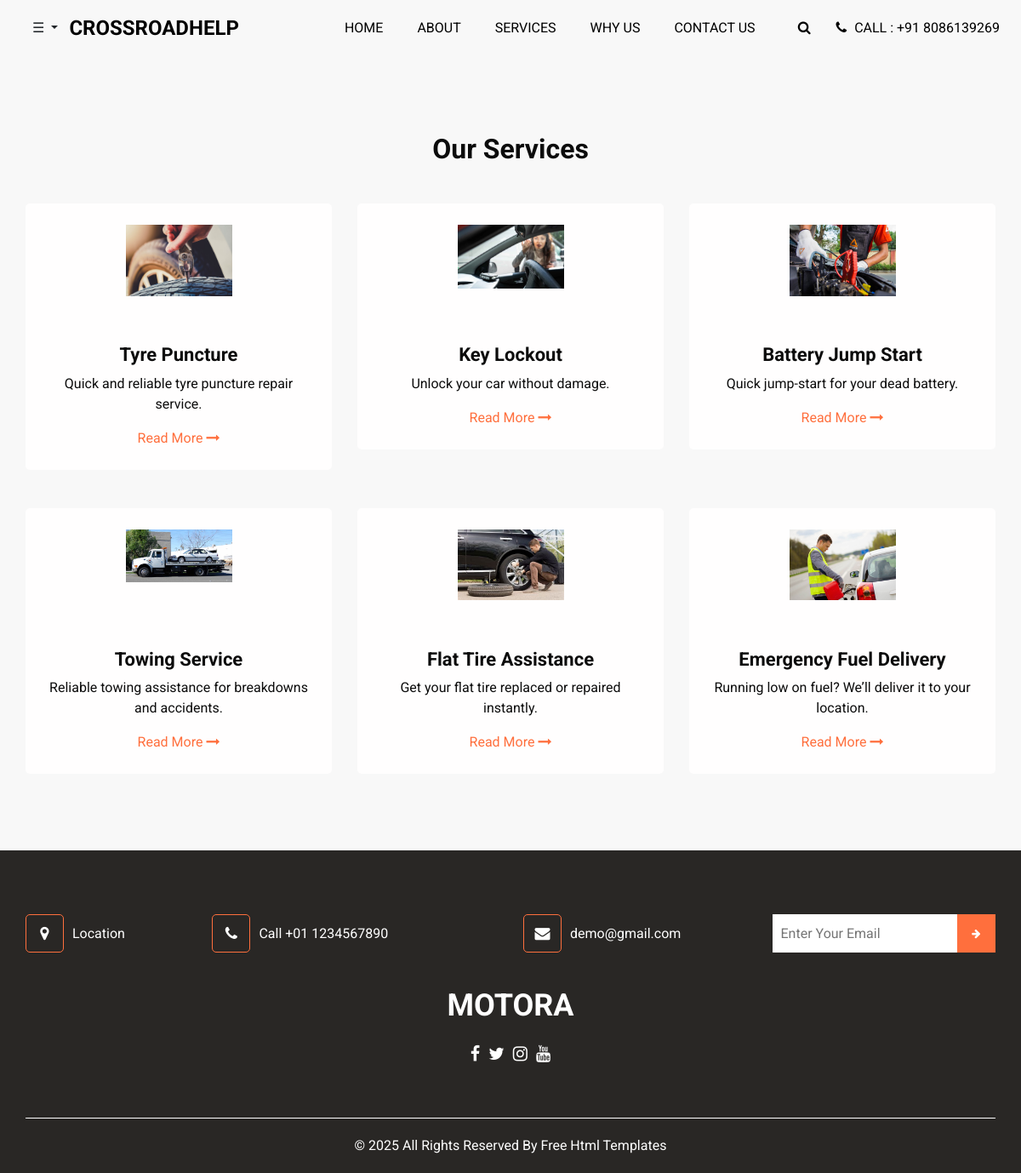
The app's page /customer_welcome/service.html with its own data.
### Home/models.py (models this page shows, shortened)
class ServiceProvided(models.Model):
    name = models.CharField(max_length=255)
    picture = models.ImageField(upload_to='services/')  # Main picture
    short_description = models.TextField()
    long_description = models.TextField()
    points_to_remember = models.TextField()
    additional_picture = models.ImageField(upload_to='services/', blank=True, null=True)  # Additional Picture

### Home/views.py (the view)
# urls.py: path('customer_welcome/service.html',views.service_list,name='service'),
def service_list(request):
    services = ServiceProvided.objects.all()
    return render(request, 'service.html', {'services': services})

### templates/service.html (shortened to what this page needs)
{% load static %}
<!DOCTYPE html>
<html>
<head>
  <link rel="stylesheet" type="text/css" href="{% static 'css/bootstrap.css' %}" />
  <link href="{% static 'css/font-awesome.min.css' %}" rel="stylesheet" />
  <link href="{% static 'css/style.css' %}" rel="stylesheet" />
  <link href="{% static 'css/responsive.css' %}" rel="stylesheet" />
</head>
<body>
  <header class="header_section">
    <div class="container-fluid">
      <nav class="navbar navbar-expand-lg custom_nav-container">
        <div class="dropdown">
          <button class="btn dropdown-toggle" type="button" id="menuButton" data-toggle="dropdown" aria-haspopup="true" aria-expanded="false">
            ☰
          </button>
        </div>
        <a class="navbar-brand" href="{% url 'home' %}">
          <span>CrossRoadHelp</span>
        </a>
        <div class="collapse navbar-collapse" id="navbarSupportedContent">
          <ul class="navbar-nav ml-auto">
            <li class="nav-item active">
              <a class="nav-link" href="index.html">Home <span class="sr-only">(current)</span></a>
            </li>
            <li class="nav-item">
              <a class="nav-link" href="about.html"> About</a>
            </li>
            <li class="nav-item">
              <a class="nav-link" href="service.html">Services</a>
            </li>
            <li class="nav-item">
              <a class="nav-link" href="why.html">Why Us</a>
            </li>
            <li class="nav-item">
              <a class="nav-link" href="contact.html">Contact Us</a>
            </li>
          </ul>
          <div class="quote_btn-container">
            <form class="form-inline">
              <button class="btn nav_search-btn" type="submit">
                <i class="fa fa-search" aria-hidden="true"></i>
              </button>
            </form>
            <a href="tel:+01123455678990">
              <i class="fa fa-phone" aria-hidden="true"></i>
              <span>Call : +91 8086139269 </span>
            </a>
          </div>
        </div>
      </nav>
    </div>
  </header>
  <section class="service_section layout_padding">
    <div class="container">
        <div class="heading_container heading_center">
            <h2>Our Services</h2>
        </div>
    </div>
    <div class="container">
        <div class="row">
            {% for service in services %}
            <div class="col-md-6 col-lg-4">
                <div class="box">
                    <div class="img-box">
                        <img src="{{ service.picture.url }}" alt="{{ service.name }}">
                    </div>
                    <div class="detail-box">
                        <h4>{{ service.name }}</h4>
                        <p>{{ service.short_description }}</p>
                        <a href="{% url 'service_detail' service.id %}">
                            Read More
                            <i class="fa fa-long-arrow-right" aria-hidden="true"></i>
                        </a>
                    </div>
                </div>
            </div>
            {% empty %}
            <p>No services available at the moment.</p>
            {% endfor %}
        </div>
    </div>
</section>
  <section class="info_section ">
    <div class="info_container ">
      <div class="container">
        <div class="row">
          <div class="col-lg-9">
            <div class="info_contact ">
              <div class="row">
                <div class="col-md-3">
                  <a href="#" class="link-box">
                    <i class="fa fa-map-marker" aria-hidden="true"></i>
                    <span>
                      Location
                    </span>
                  </a>
                </div>
                <div class="col-md-5">
                  <a href="#" class="link-box">
                    <i class="fa fa-phone" aria-hidden="true"></i>
                    <span>
                      Call +01 1234567890
                    </span>
                  </a>
                </div>
                <div class="col-md-4">
                  <a href="#" class="link-box">
                    <i class="fa fa-envelope" aria-hidden="true"></i>
                    <span>
                      demo@gmail.com
                    </span>
                  </a>
                </div>
              </div>
            </div>
          </div>
          <div class="col-md-5  col-lg-3 mx-auto">
            <div class="info_form ">
              <form action="#">
                <input type="email" placeholder="Enter Your Email" />
                <button>
                  <i class="fa fa-arrow-right" aria-hidden="true"></i>
                </button>
              </form>
            </div>
          </div>
        </div>
        <div class="info_logo">
          <a class="navbar-brand" href="index.html">
            <span>
              Motora
            </span>
          </a>
        </div>
        <div class="social-box">
          <a href="">
            <i class="fa fa-facebook" aria-hidden="true"></i>
          </a>
          <a href="">
            <i class="fa fa-twitter" aria-hidden="true"></i>
          </a>
          <a href="">
            <i class="fa fa-instagram" aria-hidden="true"></i>
          </a>
          <a href="">
            <i class="fa fa-youtube" aria-hidden="true"></i>
          </a>
        </div>
      </div>
    </div>
  </section>
  <footer class="footer_section">
    <div class="container">
      <p>
        &copy; <span id="displayYear"></span> All Rights Reserved By
        <a href="https://html.design/">Free Html Templates</a>
      </p>
    </div>
  </footer>
</body>
</html>

### static/css/style.css (style rules this page uses)
html { overflow-x: hidden; }
body { font-family: "Roboto", sans-serif; color: #0c0c0c; background-color: #f8f8f8; overflow-x: hidden; }
section { max-width: 1400px; margin: auto; }
.layout_padding { padding: 90px 0; }
.heading_container { display: -webkit-box; display: -ms-flexbox; display: flex; -webkit-box-orient: vertical; -webkit-box-direction: normal; -ms-flex-direction: column; flex-direction: column; -webkit-box-align: start; -ms-flex-align: start; align-items: flex-start; }
.heading_container h2 { position: relative; font-weight: bold; margin: 0; }
.heading_container.heading_center { -webkit-box-align: center; -ms-flex-align: center; align-items: center; text-align: center; }
a, a:hover, a:focus { text-decoration: none; }
.btn, .btn:focus { outline: none !important; -webkit-box-shadow: none; box-shadow: none; }
.header_section .container-fluid { padding-right: 25px; padding-left: 25px; }
.navbar-brand span { font-weight: bold; color: #000000; font-size: 24px; text-transform: uppercase; }
.custom_nav-container { padding: 10px 0; }
.custom_nav-container .navbar-nav .nav-item .nav-link { padding: 5px 20px; color: #000000; text-align: center; text-transform: uppercase; }
.custom_nav-container .nav_search-btn { width: 35px; height: 35px; padding: 0; border: none; color: #000000; margin: 0 20px; }
.quote_btn-container { display: -webkit-box; display: -ms-flexbox; display: flex; -webkit-box-align: center; -ms-flex-align: center; align-items: center; }
.quote_btn-container a { color: #000000; text-transform: uppercase; }
.quote_btn-container a span { margin-left: 5px; }
.service_section { position: relative; }
.service_section .box { margin-top: 45px; display: -webkit-box; display: -ms-flexbox; display: flex; -webkit-box-orient: vertical; -webkit-box-direction: normal; -ms-flex-direction: column; flex-direction: column; -webkit-box-align: center; -ms-flex-align: center; align-items: center; text-align: center; padding: 25px; background-color: #fffefe; border-radius: 5px; }
.service_section .box .img-box { width: 125px; height: 125px; }
.service_section .box .img-box img { width: 100%; }
.service_section .box .detail-box { margin-top: 15px; }
.service_section .box .detail-box h4 { font-weight: bold; font-size: 22px; }
.service_section .box .detail-box a { color: #ff6f3d; }
.info_section { background-color: #292725; color: #ffffff; padding: 75px 0 60px 0; }
.info_section .row { -webkit-box-align: center; -ms-flex-align: center; align-items: center; }
.info_section .info_logo { display: -webkit-box; display: -ms-flexbox; display: flex; -webkit-box-pack: center; -ms-flex-pack: center; justify-content: center; margin-bottom: 15px; }
.info_section .info_logo .navbar-brand { margin: 0; padding: 0; }
.info_section .info_logo .navbar-brand span { color: #ffffff; font-size: 36px; }
.info_section .info_contact .link-box { display: -webkit-box; display: -ms-flexbox; display: flex; -webkit-box-align: center; -ms-flex-align: center; align-items: center; color: #ffffff; margin-bottom: 35px; }
.info_section .info_contact .link-box i { width: 45px; height: 45px; line-height: 45px; border: 1px solid #ff6f3d; text-align: center; border-radius: 5px; font-size: 18px; margin-right: 10px; }
.info_section .info_form { margin-bottom: 35px; }
.info_section .info_form form { display: -webkit-box; display: -ms-flexbox; display: flex; }
.info_section .info_form form input { -webkit-box-flex: 1; -ms-flex: 1; flex: 1; height: 45px; border: none; padding-left: 10px; }
.info_section .info_form form button { width: 45px; height: 45px; background-color: #ff6f3d; color: #ffffff; border: none; outline: none; font-size: 12px; margin: 0; }
.info_section .social-box { display: -webkit-box; display: -ms-flexbox; display: flex; -webkit-box-pack: center; -ms-flex-pack: center; justify-content: center; }
.info_section .social-box a { margin: 0 5px; color: #ffffff; font-size: 20px; }
.footer_section { position: relative; background-color: #292725; text-align: center; }
.footer_section p { color: #ffffff; padding: 20px 0; margin: 0; border-top: 1px solid #ffffff; }
.footer_section p a { color: inherit; }

### static/css/responsive.css (style rules this page uses)
@media (min-width: 1200px) { .container { max-width: 1170px; } }

### records on screen
ServiceProvided: picture (picture), name "Tyre Puncture", short_description "Quick and reliable tyre puncture repair service."
ServiceProvided: picture (picture), name "Key Lockout", short_description "Unlock your car without damage."
ServiceProvided: picture (picture), name "Battery Jump Start", short_description "Quick jump-start for your dead battery."
ServiceProvided: picture (picture), name "Towing Service", short_description "Reliable towing assistance for breakdowns and accidents."
ServiceProvided: picture (picture), name "Flat Tire Assistance", short_description "Get your flat tire replaced or repaired instantly."
ServiceProvided: picture (picture), name "Emergency Fuel Delivery", short_description "Running low on fuel? We’ll deliver it to your location."
